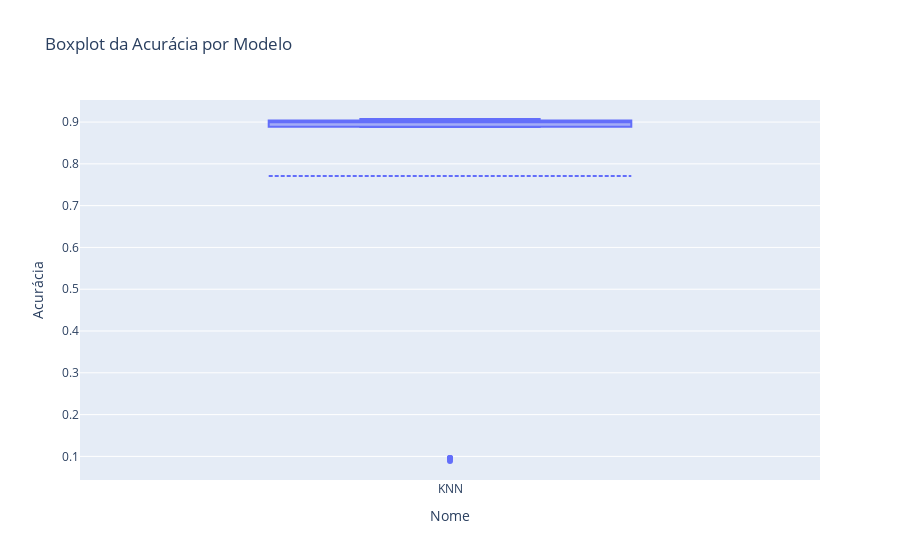
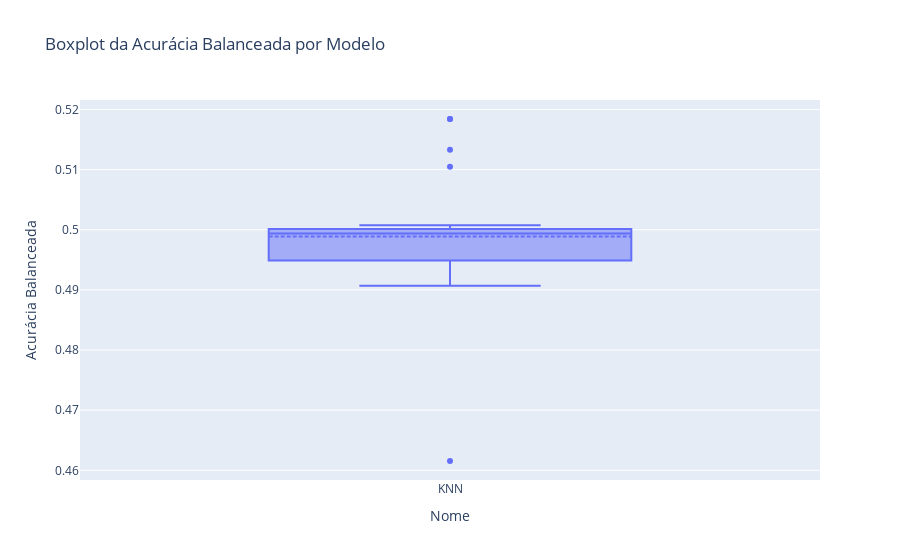
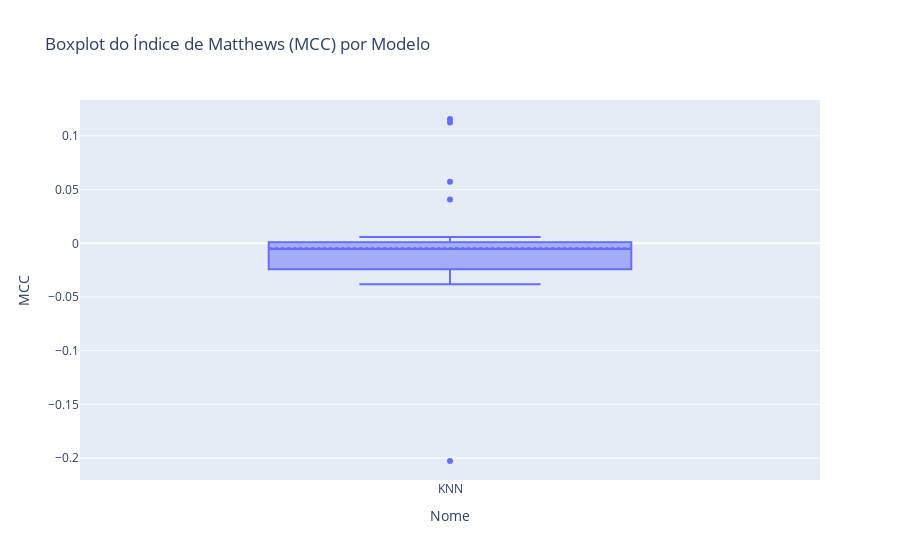
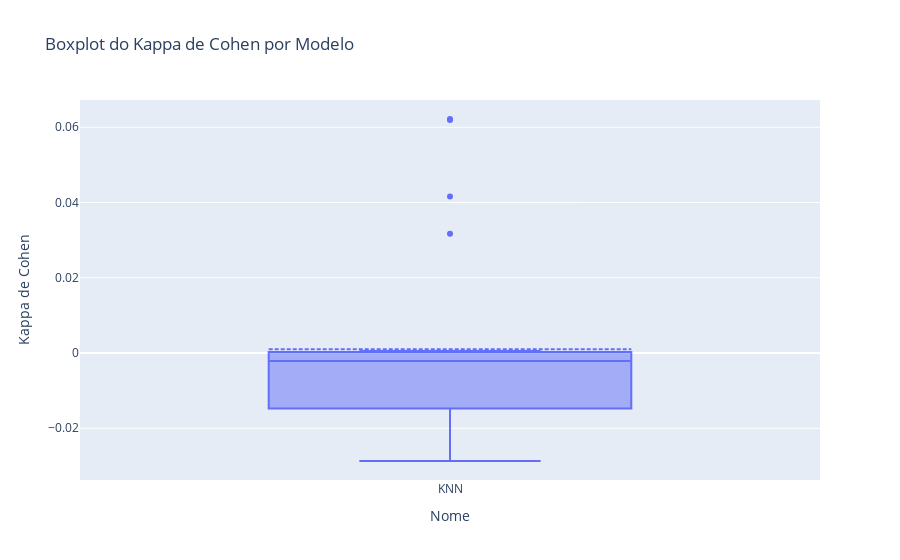

Source (notebook cell) for these figures, in order:
### Code cell
import plotly.express as px
import pandas as pd

# Converter a lista de resultados em um DataFrame
df_resultados = pd.DataFrame(resultados)

# Criar gráficos de boxplot para as métricas
fig_acuracia = px.box(df_resultados, x='Nome', y='Acurácia', title='Boxplot da Acurácia por Modelo')
fig_acuracia.update_traces(boxmean=True)

fig_acuracia_balanceada = px.box(df_resultados, x='Nome', y='Acurácia Balanceada', title='Boxplot da Acurácia Balanceada por Modelo')
fig_acuracia_balanceada.update_traces(boxmean=True)

fig_mcc = px.box(df_resultados, x='Nome', y='MCC', title='Boxplot do Índice de Matthews (MCC) por Modelo')
fig_mcc.update_traces(boxmean=True)

fig_kappa = px.box(df_resultados, x='Nome', y='Kappa de Cohen', title='Boxplot do Kappa de Cohen por Modelo')
fig_kappa.update_traces(boxmean=True)

# Exibir os gráficos
fig_acuracia.show()
fig_acuracia_balanceada.show()
fig_mcc.show()
fig_kappa.show()

### Figure 1 — Plotly figure (JSON) as saved in the notebook; plotly's stock layout.template omitted (floating-point values rounded to 4 significant figures)
{"data": [{"alignmentgroup": "True", "boxmean": true, "hovertemplate": "Nome=%{x}<br>Acurácia=%{y}<extra></extra>", "legendgroup": "", "marker": {"color": "#636efa"}, "name": "", "notched": false, "offsetgroup": "", "orientation": "v", "showlegend": false, "type": "box", "x": ["KNN", "KNN", "KNN", "KNN", "KNN", "KNN", "KNN", "KNN", "KNN", "KNN", "KNN", "KNN", "KNN", "KNN", "KNN", "KNN", "KNN", "KNN", "KNN", "KNN", "KNN", "KNN", "KNN", "KNN", "KNN"], "x0": " ", "xaxis": "x", "y": [0.9034, 0.889, 0.9036, 0.8942, 0.09587, 0.9042, 0.8884, 0.9042, 0.8943, 0.0964, 0.9069, 0.8933, 0.9073, 0.8976, 0.08896, 0.9035, 0.8884, 0.9036, 0.8937, 0.09591, 0.9047, 0.8995, 0.9042, 0.9022, 0.9028], "y0": " ", "yaxis": "y"}], "layout": {"boxmode": "group", "legend": {"tracegroupgap": 0}, "title": {"text": "Boxplot da Acurácia por Modelo"}, "xaxis": {"anchor": "y", "domain": [0, 1], "title": {"text": "Nome"}}, "yaxis": {"anchor": "x", "domain": [0, 1], "title": {"text": "Acurácia"}}}}

### Figure 2 — Plotly figure (JSON) as saved in the notebook; plotly's stock layout.template omitted (floating-point values rounded to 4 significant figures)
{"data": [{"alignmentgroup": "True", "boxmean": true, "hovertemplate": "Nome=%{x}<br>Acurácia Balanceada=%{y}<extra></extra>", "legendgroup": "", "marker": {"color": "#636efa"}, "name": "", "notched": false, "offsetgroup": "", "orientation": "v", "showlegend": false, "type": "box", "x": ["KNN", "KNN", "KNN", "KNN", "KNN", "KNN", "KNN", "KNN", "KNN", "KNN", "KNN", "KNN", "KNN", "KNN", "KNN", "KNN", "KNN", "KNN", "KNN", "KNN", "KNN", "KNN", "KNN", "KNN", "KNN"], "x0": " ", "xaxis": "x", "y": [0.5, 0.4921, 0.5002, 0.495, 0.4998, 0.4994, 0.4907, 0.4994, 0.4939, 0.5007, 0.5184, 0.5105, 0.5184, 0.5133, 0.4615, 0.5001, 0.4918, 0.5001, 0.4947, 0.4992, 0.4996, 0.4968, 0.4994, 0.4983, 0.499], "y0": " ", "yaxis": "y"}], "layout": {"boxmode": "group", "legend": {"tracegroupgap": 0}, "title": {"text": "Boxplot da Acurácia Balanceada por Modelo"}, "xaxis": {"anchor": "y", "domain": [0, 1], "title": {"text": "Nome"}}, "yaxis": {"anchor": "x", "domain": [0, 1], "title": {"text": "Acurácia Balanceada"}}}}

### Figure 3 — Plotly figure (JSON) as saved in the notebook; plotly's stock layout.template omitted (floating-point values rounded to 4 significant figures)
{"data": [{"alignmentgroup": "True", "boxmean": true, "hovertemplate": "Nome=%{x}<br>MCC=%{y}<extra></extra>", "legendgroup": "", "marker": {"color": "#636efa"}, "name": "", "notched": false, "offsetgroup": "", "orientation": "v", "showlegend": false, "type": "box", "x": ["KNN", "KNN", "KNN", "KNN", "KNN", "KNN", "KNN", "KNN", "KNN", "KNN", "KNN", "KNN", "KNN", "KNN", "KNN", "KNN", "KNN", "KNN", "KNN", "KNN", "KNN", "KNN", "KNN", "KNN", "KNN"], "x0": " ", "xaxis": "x", "y": [0.0001147, -0.03246, 0.001268, -0.02396, -0.001769, -0.00527, -0.03816, -0.005455, -0.02939, 0.005908, 0.1126, 0.04082, 0.1158, 0.05736, -0.2028, 0.0004931, -0.03331, 0.0008776, -0.02486, -0.006759, -0.003313, -0.01946, -0.00527, -0.01248, -0.007126], "y0": " ", "yaxis": "y"}], "layout": {"boxmode": "group", "legend": {"tracegroupgap": 0}, "title": {"text": "Boxplot do Índice de Matthews (MCC) por Modelo"}, "xaxis": {"anchor": "y", "domain": [0, 1], "title": {"text": "Nome"}}, "yaxis": {"anchor": "x", "domain": [0, 1], "title": {"text": "MCC"}}}}

### Figure 4 — Plotly figure (JSON) as saved in the notebook; plotly's stock layout.template omitted (floating-point values rounded to 4 significant figures)
{"data": [{"alignmentgroup": "True", "boxmean": true, "hovertemplate": "Nome=%{x}<br>Kappa de Cohen=%{y}<extra></extra>", "legendgroup": "", "marker": {"color": "#636efa"}, "name": "", "notched": false, "offsetgroup": "", "orientation": "v", "showlegend": false, "type": "box", "x": ["KNN", "KNN", "KNN", "KNN", "KNN", "KNN", "KNN", "KNN", "KNN", "KNN", "KNN", "KNN", "KNN", "KNN", "KNN", "KNN", "KNN", "KNN", "KNN", "KNN", "KNN", "KNN", "KNN", "KNN", "KNN"], "x0": " ", "xaxis": "x", "y": [5.218e-05, -0.02436, 0.000565, -0.01617, -7.954e-05, -0.002139, -0.02869, -0.002224, -0.01954, 0.0002728, 0.06193, 0.03171, 0.0622, 0.04157, -0.01429, 0.0002229, -0.02523, 0.0003938, -0.01698, -0.0003134, -0.001282, -0.01084, -0.002139, -0.005999, -0.00332], "y0": " ", "yaxis": "y"}], "layout": {"boxmode": "group", "legend": {"tracegroupgap": 0}, "title": {"text": "Boxplot do Kappa de Cohen por Modelo"}, "xaxis": {"anchor": "y", "domain": [0, 1], "title": {"text": "Nome"}}, "yaxis": {"anchor": "x", "domain": [0, 1], "title": {"text": "Kappa de Cohen"}}}}
